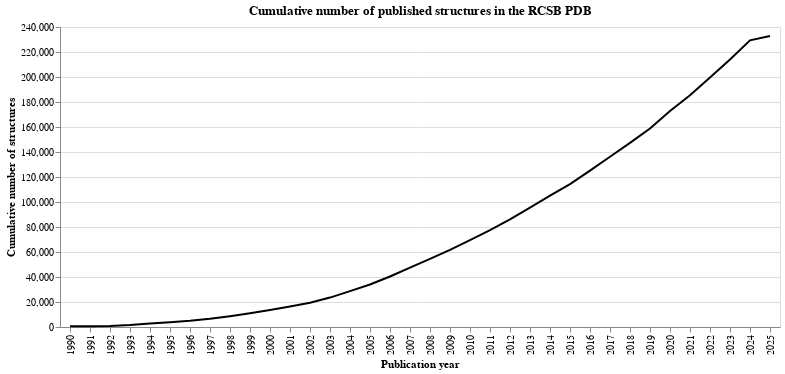

The cell this chart's notebook holds for it:
### Code cell
# showing plot
cumulative

### Figure 1 — Vega-Lite specification as saved in the notebook (floating-point values rounded to 4 significant figures)
{"config": {"view": {"continuousWidth": 300, "continuousHeight": 300}}, "data": {"name": "data-ad59cb3ad4a7888678c11713bef514e2"}, "mark": {"type": "line", "color": "black"}, "encoding": {"x": {"field": "publicationYear", "title": "Publication year", "type": "ordinal"}, "y": {"field": "cumulative_count", "stack": false, "title": "Cumulative number of structures", "type": "quantitative"}}, "title": "Cumulative number of published structures in the RCSB PDB", "transform": [{"window": [{"op": "sum", "field": "countedStructures", "as": "summed"}], "sort": [{"field": "publicationYear"}]}, {"calculate": "(datum.summed + 365)", "as": "cumulative_count"}], "$schema": "https://vega.github.io/schema/vega-lite/v5.20.1.json", "datasets": {"data-ad59cb3ad4a7888678c11713bef514e2": [{"publicationYear": 1990, "countedStructures": 142}, {"publicationYear": 1991, "countedStructures": 187}, {"publicationYear": 1992, "countedStructures": 192}, {"publicationYear": 1993, "countedStructures": 696}, {"publicationYear": 1994, "countedStructures": 1289}, {"publicationYear": 1995, "countedStructures": 941}, {"publicationYear": 1996, "countedStructures": 1172}, {"publicationYear": 1997, "countedStructures": 1564}, {"publicationYear": 1998, "countedStructures": 2055}, {"publicationYear": 1999, "countedStructures": 2356}, {"publicationYear": 2000, "countedStructures": 2624}, {"publicationYear": 2001, "countedStructures": 2811}, {"publicationYear": 2002, "countedStructures": 2994}, {"publicationYear": 2003, "countedStructures": 4145}, {"publicationYear": 2004, "countedStructures": 5149}, {"publicationYear": 2005, "countedStructures": 5334}, {"publicationYear": 2006, "countedStructures": 6405}, {"publicationYear": 2007, "countedStructures": 7134}, {"publicationYear": 2008, "countedStructures": 6903}, {"publicationYear": 2009, "countedStructures": 7288}, {"publicationYear": 2010, "countedStructures": 7743}, {"publicationYear": 2011, "countedStructures": 7925}, {"publicationYear": 2012, "countedStructures": 8751}, {"publicationYear": 2013, "countedStructures": 9338}, {"publicationYear": 2014, "countedStructures": 9554}, {"publicationYear": 2015, "countedStructures": 9244}, {"publicationYear": 2016, "countedStructures": 10803}, {"publicationYear": 2017, "countedStructures": 11059}, {"publicationYear": 2018, "countedStructures": 11155}, {"publicationYear": 2019, "countedStructures": 11471}, {"publicationYear": 2020, "countedStructures": 13985}, {"publicationYear": 2021, "countedStructures": 12569}, {"publicationYear": 2022, "countedStructures": 14255}, {"publicationYear": 2023, "countedStructures": 14452}, {"publicationYear": 2024, "countedStructures": 15313}, {"publicationYear": 2025, "countedStructures": 3466}]}}
